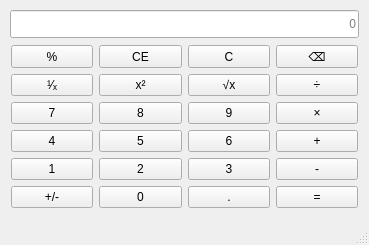
<?xml version="1.0" encoding="UTF-8"?>
<ui version="4.0">
 <class>MainWindow</class>
 <widget class="QMainWindow" name="MainWindow">
  <property name="geometry">
   <rect>
    <x>0</x>
    <y>0</y>
    <width>369</width>
    <height>245</height>
   </rect>
  </property>
  <property name="windowTitle">
   <string>MainWindow</string>
  </property>
  <widget class="QWidget" name="centralwidget">
   <layout class="QVBoxLayout" name="verticalLayout_2">
    <item>
     <layout class="QVBoxLayout" name="verticalLayout">
      <property name="leftMargin">
       <number>1</number>
      </property>
      <property name="topMargin">
       <number>1</number>
      </property>
      <property name="rightMargin">
       <number>1</number>
      </property>
      <property name="bottomMargin">
       <number>3</number>
      </property>
      <item>
       <widget class="QLineEdit" name="display">
        <property name="sizePolicy">
         <sizepolicy hsizetype="Minimum" vsizetype="Preferred">
          <horstretch>0</horstretch>
          <verstretch>0</verstretch>
         </sizepolicy>
        </property>
        <property name="alignment">
         <set>Qt::AlignRight|Qt::AlignTrailing|Qt::AlignVCenter</set>
        </property>
        <property name="placeholderText">
         <string>0</string>
        </property>
       </widget>
      </item>
      <item>
       <layout class="QGridLayout" name="gridLayout">
        <property name="leftMargin">
         <number>1</number>
        </property>
        <property name="topMargin">
         <number>1</number>
        </property>
        <property name="rightMargin">
         <number>1</number>
        </property>
        <property name="bottomMargin">
         <number>3</number>
        </property>
        <item row="0" column="3">
         <widget class="QPushButton" name="btnBackspace">
          <property name="sizePolicy">
           <sizepolicy hsizetype="Minimum" vsizetype="Preferred">
            <horstretch>0</horstretch>
            <verstretch>0</verstretch>
           </sizepolicy>
          </property>
          <property name="text">
           <string>⌫</string>
          </property>
         </widget>
        </item>
        <item row="6" column="3">
         <widget class="QPushButton" name="btnEquals">
          <property name="sizePolicy">
           <sizepolicy hsizetype="Minimum" vsizetype="Preferred">
            <horstretch>0</horstretch>
            <verstretch>0</verstretch>
           </sizepolicy>
          </property>
          <property name="text">
           <string>=</string>
          </property>
         </widget>
        </item>
        <item row="5" column="0">
         <widget class="QPushButton" name="btnNum1">
          <property name="sizePolicy">
           <sizepolicy hsizetype="Minimum" vsizetype="Preferred">
            <horstretch>0</horstretch>
            <verstretch>0</verstretch>
           </sizepolicy>
          </property>
          <property name="text">
           <string>1</string>
          </property>
         </widget>
        </item>
        <item row="2" column="3">
         <widget class="QPushButton" name="btnDivide">
          <property name="sizePolicy">
           <sizepolicy hsizetype="Minimum" vsizetype="Preferred">
            <horstretch>0</horstretch>
            <verstretch>0</verstretch>
           </sizepolicy>
          </property>
          <property name="text">
           <string>÷</string>
          </property>
         </widget>
        </item>
        <item row="5" column="3">
         <widget class="QPushButton" name="btnMinus">
          <property name="sizePolicy">
           <sizepolicy hsizetype="Minimum" vsizetype="Preferred">
            <horstretch>0</horstretch>
            <verstretch>0</verstretch>
           </sizepolicy>
          </property>
          <property name="text">
           <string>-</string>
          </property>
         </widget>
        </item>
        <item row="5" column="2">
         <widget class="QPushButton" name="btnNum3">
          <property name="sizePolicy">
           <sizepolicy hsizetype="Minimum" vsizetype="Preferred">
            <horstretch>0</horstretch>
            <verstretch>0</verstretch>
           </sizepolicy>
          </property>
          <property name="text">
           <string>3</string>
          </property>
         </widget>
        </item>
        <item row="6" column="1">
         <widget class="QPushButton" name="btnNum0">
          <property name="sizePolicy">
           <sizepolicy hsizetype="Minimum" vsizetype="Preferred">
            <horstretch>0</horstretch>
            <verstretch>0</verstretch>
           </sizepolicy>
          </property>
          <property name="text">
           <string>0</string>
          </property>
         </widget>
        </item>
        <item row="3" column="0">
         <widget class="QPushButton" name="btnNum7">
          <property name="sizePolicy">
           <sizepolicy hsizetype="Minimum" vsizetype="Preferred">
            <horstretch>0</horstretch>
            <verstretch>0</verstretch>
           </sizepolicy>
          </property>
          <property name="text">
           <string>7</string>
          </property>
         </widget>
        </item>
        <item row="4" column="0">
         <widget class="QPushButton" name="btnNum4">
          <property name="sizePolicy">
           <sizepolicy hsizetype="Minimum" vsizetype="Preferred">
            <horstretch>0</horstretch>
            <verstretch>0</verstretch>
           </sizepolicy>
          </property>
          <property name="text">
           <string>4</string>
          </property>
         </widget>
        </item>
        <item row="4" column="2">
         <widget class="QPushButton" name="btnNum6">
          <property name="sizePolicy">
           <sizepolicy hsizetype="Minimum" vsizetype="Preferred">
            <horstretch>0</horstretch>
            <verstretch>0</verstretch>
           </sizepolicy>
          </property>
          <property name="text">
           <string>6</string>
          </property>
         </widget>
        </item>
        <item row="4" column="3">
         <widget class="QPushButton" name="btnPlus">
          <property name="sizePolicy">
           <sizepolicy hsizetype="Minimum" vsizetype="Preferred">
            <horstretch>0</horstretch>
            <verstretch>0</verstretch>
           </sizepolicy>
          </property>
          <property name="text">
           <string>+</string>
          </property>
         </widget>
        </item>
        <item row="2" column="2">
         <widget class="QPushButton" name="btnSquareRoot">
          <property name="sizePolicy">
           <sizepolicy hsizetype="Minimum" vsizetype="Preferred">
            <horstretch>0</horstretch>
            <verstretch>0</verstretch>
           </sizepolicy>
          </property>
          <property name="text">
           <string>√x</string>
          </property>
         </widget>
        </item>
        <item row="6" column="2">
         <widget class="QPushButton" name="btnDecimalPoint">
          <property name="sizePolicy">
           <sizepolicy hsizetype="Minimum" vsizetype="Preferred">
            <horstretch>0</horstretch>
            <verstretch>0</verstretch>
           </sizepolicy>
          </property>
          <property name="text">
           <string>.</string>
          </property>
         </widget>
        </item>
        <item row="3" column="3">
         <widget class="QPushButton" name="btnMultiply">
          <property name="sizePolicy">
           <sizepolicy hsizetype="Minimum" vsizetype="Preferred">
            <horstretch>0</horstretch>
            <verstretch>0</verstretch>
           </sizepolicy>
          </property>
          <property name="text">
           <string>×</string>
          </property>
         </widget>
        </item>
        <item row="2" column="0">
         <widget class="QPushButton" name="btnReciprocal">
          <property name="sizePolicy">
           <sizepolicy hsizetype="Minimum" vsizetype="Preferred">
            <horstretch>0</horstretch>
            <verstretch>0</verstretch>
           </sizepolicy>
          </property>
          <property name="text">
           <string>¹⁄ₓ</string>
          </property>
         </widget>
        </item>
        <item row="5" column="1">
         <widget class="QPushButton" name="btnNum2">
          <property name="sizePolicy">
           <sizepolicy hsizetype="Minimum" vsizetype="Preferred">
            <horstretch>0</horstretch>
            <verstretch>0</verstretch>
           </sizepolicy>
          </property>
          <property name="text">
           <string>2</string>
          </property>
         </widget>
        </item>
        <item row="0" column="2">
         <widget class="QPushButton" name="btnClear">
          <property name="sizePolicy">
           <sizepolicy hsizetype="Minimum" vsizetype="Preferred">
            <horstretch>0</horstretch>
            <verstretch>0</verstretch>
           </sizepolicy>
          </property>
          <property name="text">
           <string>C</string>
          </property>
         </widget>
        </item>
        <item row="4" column="1">
         <widget class="QPushButton" name="btnNum5">
          <property name="sizePolicy">
           <sizepolicy hsizetype="Minimum" vsizetype="Preferred">
            <horstretch>0</horstretch>
            <verstretch>0</verstretch>
           </sizepolicy>
          </property>
          <property name="text">
           <string>5</string>
          </property>
         </widget>
        </item>
        <item row="3" column="1">
         <widget class="QPushButton" name="btnNum8">
          <property name="sizePolicy">
           <sizepolicy hsizetype="Minimum" vsizetype="Preferred">
            <horstretch>0</horstretch>
            <verstretch>0</verstretch>
           </sizepolicy>
          </property>
          <property name="text">
           <string>8</string>
          </property>
         </widget>
        </item>
        <item row="0" column="1">
         <widget class="QPushButton" name="btnClearEntry">
          <property name="sizePolicy">
           <sizepolicy hsizetype="Minimum" vsizetype="Preferred">
            <horstretch>0</horstretch>
            <verstretch>0</verstretch>
           </sizepolicy>
          </property>
          <property name="text">
           <string>CE</string>
          </property>
         </widget>
        </item>
        <item row="6" column="0">
         <widget class="QPushButton" name="btnNegatePlusMinus">
          <property name="sizePolicy">
           <sizepolicy hsizetype="Minimum" vsizetype="Preferred">
            <horstretch>0</horstretch>
            <verstretch>0</verstretch>
           </sizepolicy>
          </property>
          <property name="text">
           <string>+/-</string>
          </property>
         </widget>
        </item>
        <item row="3" column="2">
         <widget class="QPushButton" name="btnNum9">
          <property name="sizePolicy">
           <sizepolicy hsizetype="Minimum" vsizetype="Preferred">
            <horstretch>0</horstretch>
            <verstretch>0</verstretch>
           </sizepolicy>
          </property>
          <property name="text">
           <string>9</string>
          </property>
         </widget>
        </item>
        <item row="2" column="1">
         <widget class="QPushButton" name="btnSquare">
          <property name="sizePolicy">
           <sizepolicy hsizetype="Minimum" vsizetype="Preferred">
            <horstretch>0</horstretch>
            <verstretch>0</verstretch>
           </sizepolicy>
          </property>
          <property name="text">
           <string>x²</string>
          </property>
         </widget>
        </item>
        <item row="0" column="0">
         <widget class="QPushButton" name="btnPercent">
          <property name="sizePolicy">
           <sizepolicy hsizetype="Minimum" vsizetype="Preferred">
            <horstretch>0</horstretch>
            <verstretch>0</verstretch>
           </sizepolicy>
          </property>
          <property name="text">
           <string>%</string>
          </property>
         </widget>
        </item>
       </layout>
      </item>
     </layout>
    </item>
   </layout>
  </widget>
  <widget class="QMenuBar" name="menubar">
   <property name="geometry">
    <rect>
     <x>0</x>
     <y>0</y>
     <width>369</width>
     <height>21</height>
    </rect>
   </property>
  </widget>
  <widget class="QStatusBar" name="statusbar"/>
 </widget>
 <resources/>
 <connections/>
</ui>
